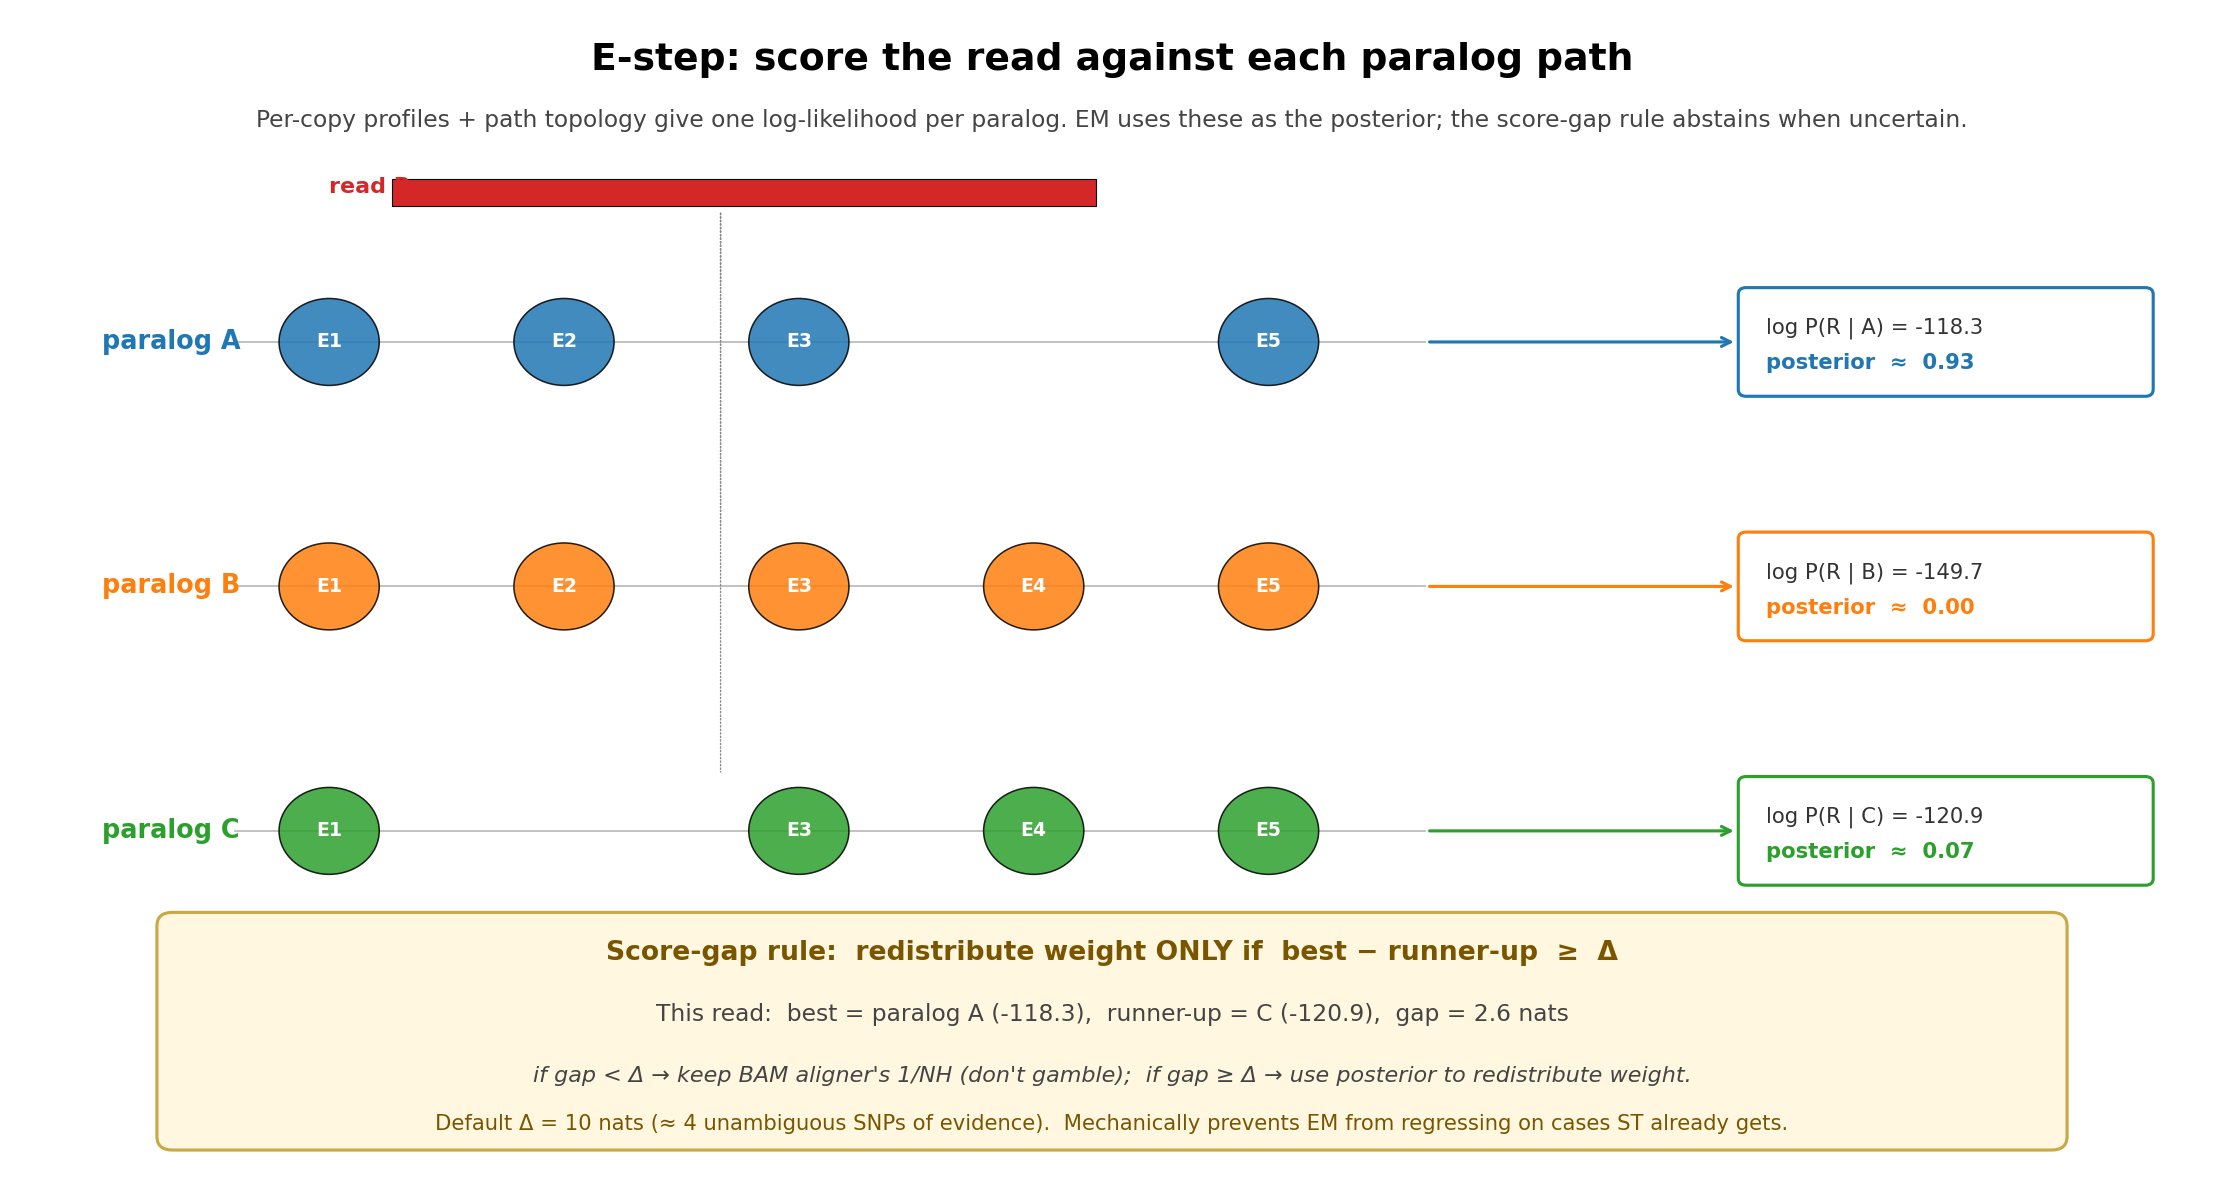

This chart was generated by the following Python code:
#!/usr/bin/env python3
"""Forward DP per paralog path + score-gap rule.

Shows: a single read R is scored against each paralog's path through the
family graph using the per-copy profile chain. The result is a log-likelihood
PER paralog. EM redistributes weight by the softmax — but the score-gap rule
abstains when the top-vs-runner-up gap is too small ("don't gamble")."""
import matplotlib.pyplot as plt
import matplotlib.patches as patches
from matplotlib.patches import FancyBboxPatch, FancyArrowPatch
import numpy as np

fig, ax = plt.subplots(figsize=(14, 7.6))
ax.set_xlim(0, 14)
ax.set_ylim(0, 8.6)
ax.axis('off')

ax.text(7, 8.2, "E-step: score the read against each paralog path",
        fontsize=17, fontweight='bold', ha='center')
ax.text(7, 7.78,
        "Per-copy profiles + path topology give one log-likelihood per paralog. EM uses these as the posterior; "
        "the score-gap rule abstains when uncertain.",
        fontsize=10.5, ha='center', color='#444')

# Paralog paths (3 shown). Each path is a chain of nodes labeled E1..E5
# rendered as colored circles.
paralogs = ['A', 'B', 'C']
path_y = [6.2, 4.4, 2.6]
copy_colors = ['#1f77b4', '#ff7f0e', '#2ca02c']
paths = [
    [1, 2, 3, 5],         # A: skips E4
    [1, 2, 3, 4, 5],      # B: full
    [1, 3, 4, 5],         # C: skips E2
]
node_x_grid = {1: 2.0, 2: 3.5, 3: 5.0, 4: 6.5, 5: 8.0}
exon_label = {1: 'E1', 2: 'E2', 3: 'E3', 4: 'E4', 5: 'E5'}

for paralog, y, col, pth in zip(paralogs, path_y, copy_colors, paths):
    # path label
    ax.text(0.55, y, f"paralog {paralog}", fontsize=11.5, fontweight='bold',
            color=col, va='center')
    # backbone line
    ax.plot([1.4, 9.0], [y, y], color='#bbb', lw=0.8, zorder=0)
    # nodes
    for k, nid in enumerate(pth):
        cx = node_x_grid[nid]
        circ = patches.Circle((cx, y), 0.32, facecolor=col, alpha=0.85,
                              edgecolor='black', lw=0.7, zorder=2)
        ax.add_patch(circ)
        ax.text(cx, y, exon_label[nid], fontsize=8.5, ha='center', va='center',
                color='white', fontweight='bold')
    # arrow to score
    ax.annotate("", xy=(11.0, y), xytext=(9.0, y),
                arrowprops=dict(arrowstyle='->', color=col, lw=1.4))

# Read R representation between path A and path B
ax.text(2.0, 7.3, "read R", fontsize=10, color='#d62728', fontweight='bold')
read_rect = patches.Rectangle((2.4, 7.20), 4.5, 0.20,
                              facecolor='#d62728', edgecolor='black', lw=0.5)
ax.add_patch(read_rect)
# little annotation arrows from read to each path
for y in path_y:
    arr = FancyArrowPatch((4.5, 7.18), (4.5, y + 0.4),
                          arrowstyle='-', linestyle=':', color='#888', lw=0.6)
    ax.add_patch(arr)

# Forward DP labels at the right side: log-likelihoods
ll = [-118.3, -149.7, -120.9]   # toy values
posteriors = np.exp(np.array(ll) - max(ll))
posteriors /= posteriors.sum()
gap_with_runner_up = max(ll) - sorted(ll)[-2]   # 2.6 nats — small!

for paralog, y, col, val, post in zip(paralogs, path_y, copy_colors, ll, posteriors):
    box = FancyBboxPatch((11.05, y - 0.35), 2.55, 0.7,
                         boxstyle="round,pad=0.05",
                         facecolor='white', edgecolor=col, lw=1.4)
    ax.add_patch(box)
    ax.text(11.18, y + 0.06, f"log P(R | {paralog}) = {val:.1f}",
            fontsize=9.5, color='#333')
    ax.text(11.18, y - 0.20, f"posterior  ≈  {post:.2f}",
            fontsize=9.5, color=col, fontweight='bold')

# Score-gap rule box at bottom
gap_box = FancyBboxPatch((1.0, 0.35), 12.0, 1.55,
                         boxstyle="round,pad=0.10",
                         facecolor='#fff7e0', edgecolor='#caa845', lw=1.4)
ax.add_patch(gap_box)
ax.text(7, 1.65, "Score-gap rule:  redistribute weight ONLY if  best − runner-up  ≥  Δ",
        fontsize=12, fontweight='bold', ha='center', color='#7a5500')
ax.text(7, 1.20,
        f"This read:  best = paralog A ({ll[0]:.1f}),  runner-up = C ({ll[2]:.1f}),  gap = {gap_with_runner_up:.1f} nats",
        fontsize=10.5, ha='center', color='#444')
ax.text(7, 0.75,
        "if gap < Δ → keep BAM aligner's 1/NH (don't gamble);  if gap ≥ Δ → use posterior to redistribute weight.",
        fontsize=10, ha='center', color='#444', fontstyle='italic')
ax.text(7, 0.40,
        "Default Δ = 10 nats (≈ 4 unambiguous SNPs of evidence).  Mechanically prevents EM from regressing on cases ST already gets.",
        fontsize=9.5, ha='center', color='#7a5500')

plt.tight_layout()
plt.savefig('/scratch/jxi21/Assembler/Rustle/bench/meeting_2026_05_06_hmm_em/05_forward_dp_and_gap.png',
            dpi=160, bbox_inches='tight')
print("05_forward_dp_and_gap.png written")
